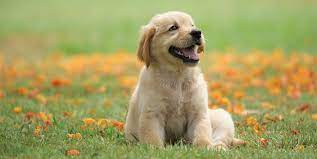
#> input picture index.jpeg, 317 x 159 px
$ python test.py
#> lines starting #> are read from the running program, lines starting #| are printed output that depends on the picture
# [17 lines of commented-out code are left out]
import numpy as np
from matplotlib import pyplot as plt

img1 = plt.imread('index.jpeg',0)
#> img1 is the input picture: shape (159, 317, 3); mean R, G, B 164, 158.6, 97.7


image1_fourir  = np.fft.fft2(img1)
image1_fourir_fshift = np.fft.fftshift(image1_fourir)
image1_magnitude_spectrum = 20 * np.log(np.abs(image1_fourir))
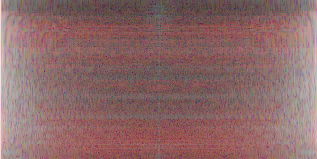
#> image1_magnitude_spectrum: shape (159, 317, 3) float64; mean of channels 0, 1, 2 114.4, 75.4, 75.4; drawn with min black and max white
image1_magnitude_spectrum_shifted = 20 * np.log(np.abs(image1_fourir_fshift))
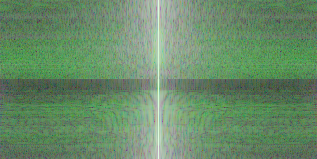
#> image1_magnitude_spectrum_shifted: shape (159, 317, 3) float64; mean of channels 0, 1, 2 75.4, 114.4, 75.4; drawn with min black and max white
image1_phase_spectrum = np.angle(image1_fourir)
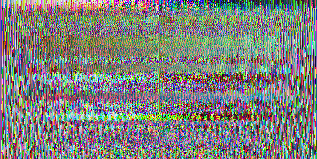
#> image1_phase_spectrum: shape (159, 317, 3) float64; mean of channels 0, 1, 2 2.99e-16, 0.0471, -0.0471; drawn with min black and max white
image1_real_part = np.real(image1_fourir)
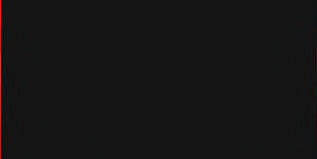
#> image1_real_part: shape (159, 317, 3) float64; mean of channels 0, 1, 2 376.7, 37.3, 37.3; drawn with min black and max white
image1_img_part = np.imag(image1_fourir)
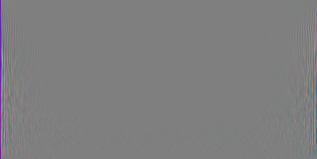
#> image1_img_part: shape (159, 317, 3) float64; mean of channels 0, 1, 2 0, -55.3, 55.3; drawn with min black and max white
plt.subplot(231),plt.imshow(img1, cmap = 'gray')
plt.title('Input Image'), plt.xticks([]), plt.yticks([])
plt.subplot(232),plt.imshow(image1_magnitude_spectrum_shifted, cmap = 'gray')
plt.title('Magnitude Spectrum'), plt.xticks([]), plt.yticks([])
plt.subplot(233),plt.imshow(image1_phase_spectrum, cmap = 'gray')
plt.title('Phase Spectrum'), plt.xticks([]), plt.yticks([])
plt.show()
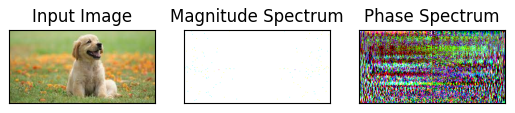
#> figure drawn by matplotlib, 3 panels
